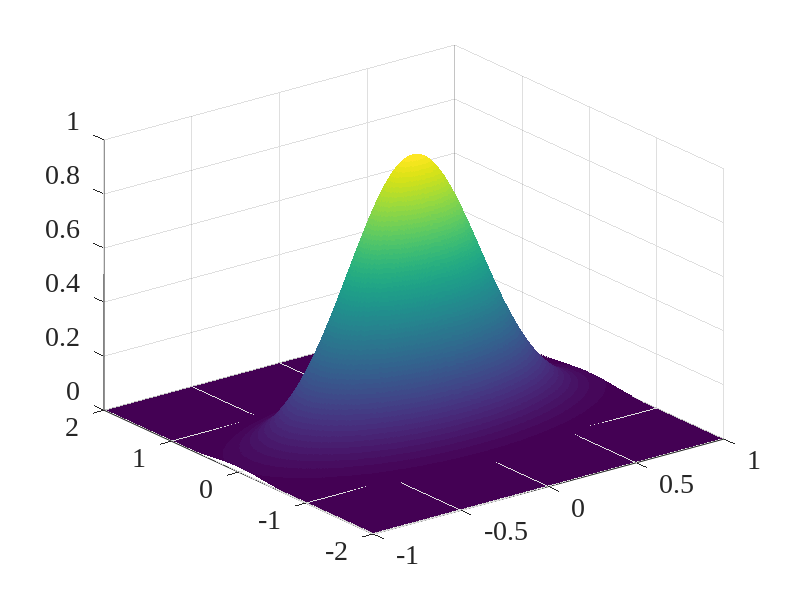
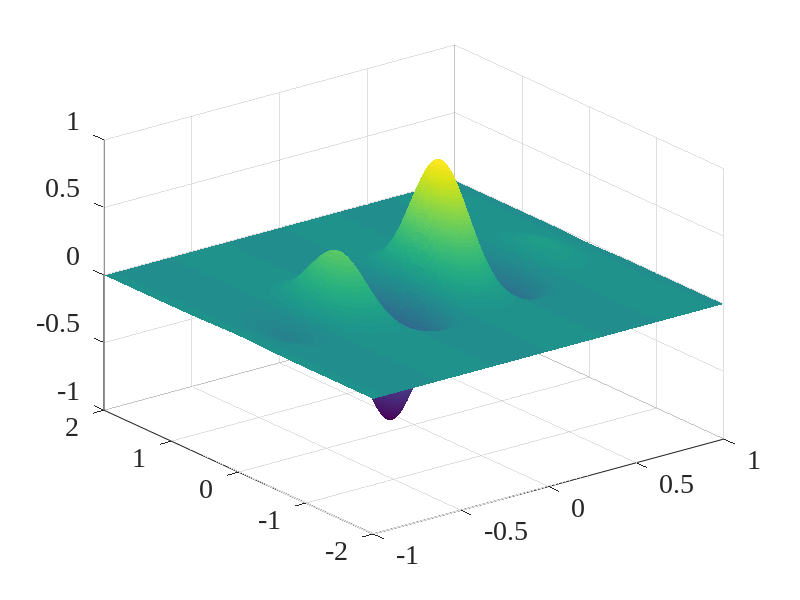
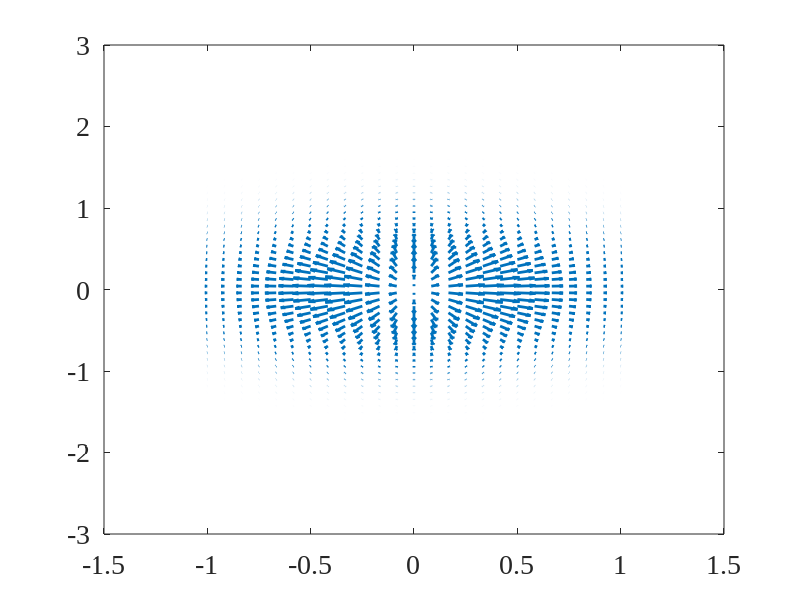

MATLAB code for these plots, in order:
set(0,'defaultaxesfontsize',20)
set(0,'defaultaxesfontname','Times New Roman')
set(0,'DefaultLineLineWidth', 2);

set(0,'DefaultFigureWindowStyle','docked')

x = linspace(-1,1,500);
y = linspace(-2,2,1000);

[X,Y] = meshgrid(x,y);

Z = exp(-(X.^2+Y.^2)/.25);

figure
surf(X,Y,Z,'linestyle','none')


Z = exp(-(X.^2+Y.^2)/.25).*sin(10*X);
figure
surf(X,Y,Z,'linestyle','none')

figure
x = linspace(-1,1,25);
y = linspace(-2,2,50);

[X,Y] = meshgrid(x,y);
Z = exp(-(X.^2+Y.^2)/.25);
[U,V] = gradient(-Z);

quiver(X,Y,U,V)